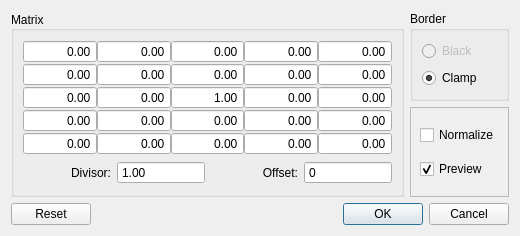
<?xml version="1.0" encoding="UTF-8"?>
<!--
 Copyright ©2017 Brian Curless.  All rights reserved.  Permission is hereby
 granted to students registered for University of Washington CSE 457 or CSE
 557 for use solely during Autumn Quarter 2017 for purposes of the course.
 No other use, copying, distribution, or modification is permitted without
 prior written consent. Copyrights for third-party components of this work
 must be honored.  Instructors interested in reusing these course materials
 should contact the author.
 -->
<ui version="4.0">
 <class>FilterKernelDialog</class>
 <widget class="QDialog" name="FilterKernelDialog">
  <property name="windowModality">
   <enum>Qt::ApplicationModal</enum>
  </property>
  <property name="geometry">
   <rect>
    <x>0</x>
    <y>0</y>
    <width>520</width>
    <height>236</height>
   </rect>
  </property>
  <property name="sizePolicy">
   <sizepolicy hsizetype="Preferred" vsizetype="Preferred">
    <horstretch>0</horstretch>
    <verstretch>0</verstretch>
   </sizepolicy>
  </property>
  <property name="minimumSize">
   <size>
    <width>0</width>
    <height>0</height>
   </size>
  </property>
  <property name="maximumSize">
   <size>
    <width>10000</width>
    <height>10000</height>
   </size>
  </property>
  <property name="cursor">
   <cursorShape>ArrowCursor</cursorShape>
  </property>
  <property name="windowTitle">
   <string>Filter Kernel</string>
  </property>
  <layout class="QVBoxLayout" name="verticalLayout">
   <item>
    <layout class="QHBoxLayout" name="main_layout">
     <item>
      <widget class="QGroupBox" name="matrix_box">
       <property name="sizePolicy">
        <sizepolicy hsizetype="Expanding" vsizetype="Expanding">
         <horstretch>0</horstretch>
         <verstretch>0</verstretch>
        </sizepolicy>
       </property>
       <property name="title">
        <string>Matrix</string>
       </property>
       <property name="alignment">
        <set>Qt::AlignLeading|Qt::AlignLeft|Qt::AlignVCenter</set>
       </property>
       <layout class="QVBoxLayout" name="matrix_layout">
        <item>
         <layout class="QGridLayout" name="matrix_vals_layout">
          <property name="spacing">
           <number>0</number>
          </property>
          <item row="2" column="0">
           <widget class="QDoubleSpinBox" name="mat_2_0">
            <property name="alignment">
             <set>Qt::AlignRight|Qt::AlignTrailing|Qt::AlignVCenter</set>
            </property>
            <property name="buttonSymbols">
             <enum>QAbstractSpinBox::NoButtons</enum>
            </property>
            <property name="minimum">
             <double>-1000.000000000000000</double>
            </property>
            <property name="maximum">
             <double>1000.000000000000000</double>
            </property>
           </widget>
          </item>
          <item row="0" column="4">
           <widget class="QDoubleSpinBox" name="mat_0_4">
            <property name="alignment">
             <set>Qt::AlignRight|Qt::AlignTrailing|Qt::AlignVCenter</set>
            </property>
            <property name="buttonSymbols">
             <enum>QAbstractSpinBox::NoButtons</enum>
            </property>
            <property name="minimum">
             <double>-1000.000000000000000</double>
            </property>
            <property name="maximum">
             <double>1000.000000000000000</double>
            </property>
           </widget>
          </item>
          <item row="1" column="0">
           <widget class="QDoubleSpinBox" name="mat_1_0">
            <property name="alignment">
             <set>Qt::AlignRight|Qt::AlignTrailing|Qt::AlignVCenter</set>
            </property>
            <property name="buttonSymbols">
             <enum>QAbstractSpinBox::NoButtons</enum>
            </property>
            <property name="minimum">
             <double>-1000.000000000000000</double>
            </property>
            <property name="maximum">
             <double>1000.000000000000000</double>
            </property>
           </widget>
          </item>
          <item row="0" column="0">
           <widget class="QDoubleSpinBox" name="mat_0_0">
            <property name="alignment">
             <set>Qt::AlignRight|Qt::AlignTrailing|Qt::AlignVCenter</set>
            </property>
            <property name="buttonSymbols">
             <enum>QAbstractSpinBox::NoButtons</enum>
            </property>
            <property name="minimum">
             <double>-1000.000000000000000</double>
            </property>
            <property name="maximum">
             <double>1000.000000000000000</double>
            </property>
           </widget>
          </item>
          <item row="3" column="0">
           <widget class="QDoubleSpinBox" name="mat_3_0">
            <property name="alignment">
             <set>Qt::AlignRight|Qt::AlignTrailing|Qt::AlignVCenter</set>
            </property>
            <property name="buttonSymbols">
             <enum>QAbstractSpinBox::NoButtons</enum>
            </property>
            <property name="minimum">
             <double>-1000.000000000000000</double>
            </property>
            <property name="maximum">
             <double>1000.000000000000000</double>
            </property>
           </widget>
          </item>
          <item row="1" column="2">
           <widget class="QDoubleSpinBox" name="mat_1_2">
            <property name="alignment">
             <set>Qt::AlignRight|Qt::AlignTrailing|Qt::AlignVCenter</set>
            </property>
            <property name="buttonSymbols">
             <enum>QAbstractSpinBox::NoButtons</enum>
            </property>
            <property name="minimum">
             <double>-1000.000000000000000</double>
            </property>
            <property name="maximum">
             <double>1000.000000000000000</double>
            </property>
           </widget>
          </item>
          <item row="0" column="2">
           <widget class="QDoubleSpinBox" name="mat_0_2">
            <property name="alignment">
             <set>Qt::AlignRight|Qt::AlignTrailing|Qt::AlignVCenter</set>
            </property>
            <property name="buttonSymbols">
             <enum>QAbstractSpinBox::NoButtons</enum>
            </property>
            <property name="minimum">
             <double>-1000.000000000000000</double>
            </property>
            <property name="maximum">
             <double>1000.000000000000000</double>
            </property>
           </widget>
          </item>
          <item row="1" column="1">
           <widget class="QDoubleSpinBox" name="mat_1_1">
            <property name="alignment">
             <set>Qt::AlignRight|Qt::AlignTrailing|Qt::AlignVCenter</set>
            </property>
            <property name="buttonSymbols">
             <enum>QAbstractSpinBox::NoButtons</enum>
            </property>
            <property name="minimum">
             <double>-1000.000000000000000</double>
            </property>
            <property name="maximum">
             <double>1000.000000000000000</double>
            </property>
           </widget>
          </item>
          <item row="0" column="1">
           <widget class="QDoubleSpinBox" name="mat_0_1">
            <property name="alignment">
             <set>Qt::AlignRight|Qt::AlignTrailing|Qt::AlignVCenter</set>
            </property>
            <property name="buttonSymbols">
             <enum>QAbstractSpinBox::NoButtons</enum>
            </property>
            <property name="minimum">
             <double>-1000.000000000000000</double>
            </property>
            <property name="maximum">
             <double>1000.000000000000000</double>
            </property>
           </widget>
          </item>
          <item row="0" column="3">
           <widget class="QDoubleSpinBox" name="mat_0_3">
            <property name="alignment">
             <set>Qt::AlignRight|Qt::AlignTrailing|Qt::AlignVCenter</set>
            </property>
            <property name="buttonSymbols">
             <enum>QAbstractSpinBox::NoButtons</enum>
            </property>
            <property name="minimum">
             <double>-1000.000000000000000</double>
            </property>
            <property name="maximum">
             <double>1000.000000000000000</double>
            </property>
           </widget>
          </item>
          <item row="1" column="4">
           <widget class="QDoubleSpinBox" name="mat_1_4">
            <property name="alignment">
             <set>Qt::AlignRight|Qt::AlignTrailing|Qt::AlignVCenter</set>
            </property>
            <property name="buttonSymbols">
             <enum>QAbstractSpinBox::NoButtons</enum>
            </property>
            <property name="minimum">
             <double>-1000.000000000000000</double>
            </property>
            <property name="maximum">
             <double>1000.000000000000000</double>
            </property>
           </widget>
          </item>
          <item row="1" column="3">
           <widget class="QDoubleSpinBox" name="mat_1_3">
            <property name="alignment">
             <set>Qt::AlignRight|Qt::AlignTrailing|Qt::AlignVCenter</set>
            </property>
            <property name="buttonSymbols">
             <enum>QAbstractSpinBox::NoButtons</enum>
            </property>
            <property name="minimum">
             <double>-1000.000000000000000</double>
            </property>
            <property name="maximum">
             <double>1000.000000000000000</double>
            </property>
           </widget>
          </item>
          <item row="4" column="0">
           <widget class="QDoubleSpinBox" name="mat_4_0">
            <property name="alignment">
             <set>Qt::AlignRight|Qt::AlignTrailing|Qt::AlignVCenter</set>
            </property>
            <property name="buttonSymbols">
             <enum>QAbstractSpinBox::NoButtons</enum>
            </property>
            <property name="minimum">
             <double>-1000.000000000000000</double>
            </property>
            <property name="maximum">
             <double>1000.000000000000000</double>
            </property>
           </widget>
          </item>
          <item row="2" column="1">
           <widget class="QDoubleSpinBox" name="mat_2_1">
            <property name="alignment">
             <set>Qt::AlignRight|Qt::AlignTrailing|Qt::AlignVCenter</set>
            </property>
            <property name="buttonSymbols">
             <enum>QAbstractSpinBox::NoButtons</enum>
            </property>
            <property name="minimum">
             <double>-1000.000000000000000</double>
            </property>
            <property name="maximum">
             <double>1000.000000000000000</double>
            </property>
           </widget>
          </item>
          <item row="2" column="2">
           <widget class="QDoubleSpinBox" name="mat_2_2">
            <property name="alignment">
             <set>Qt::AlignRight|Qt::AlignTrailing|Qt::AlignVCenter</set>
            </property>
            <property name="buttonSymbols">
             <enum>QAbstractSpinBox::NoButtons</enum>
            </property>
            <property name="minimum">
             <double>-1000.000000000000000</double>
            </property>
            <property name="maximum">
             <double>1000.000000000000000</double>
            </property>
            <property name="value">
             <double>1.000000000000000</double>
            </property>
           </widget>
          </item>
          <item row="2" column="3">
           <widget class="QDoubleSpinBox" name="mat_2_3">
            <property name="alignment">
             <set>Qt::AlignRight|Qt::AlignTrailing|Qt::AlignVCenter</set>
            </property>
            <property name="buttonSymbols">
             <enum>QAbstractSpinBox::NoButtons</enum>
            </property>
            <property name="minimum">
             <double>-1000.000000000000000</double>
            </property>
            <property name="maximum">
             <double>1000.000000000000000</double>
            </property>
           </widget>
          </item>
          <item row="2" column="4">
           <widget class="QDoubleSpinBox" name="mat_2_4">
            <property name="alignment">
             <set>Qt::AlignRight|Qt::AlignTrailing|Qt::AlignVCenter</set>
            </property>
            <property name="buttonSymbols">
             <enum>QAbstractSpinBox::NoButtons</enum>
            </property>
            <property name="minimum">
             <double>-1000.000000000000000</double>
            </property>
            <property name="maximum">
             <double>1000.000000000000000</double>
            </property>
           </widget>
          </item>
          <item row="3" column="1">
           <widget class="QDoubleSpinBox" name="mat_3_1">
            <property name="alignment">
             <set>Qt::AlignRight|Qt::AlignTrailing|Qt::AlignVCenter</set>
            </property>
            <property name="buttonSymbols">
             <enum>QAbstractSpinBox::NoButtons</enum>
            </property>
            <property name="minimum">
             <double>-1000.000000000000000</double>
            </property>
            <property name="maximum">
             <double>1000.000000000000000</double>
            </property>
           </widget>
          </item>
          <item row="3" column="2">
           <widget class="QDoubleSpinBox" name="mat_3_2">
            <property name="alignment">
             <set>Qt::AlignRight|Qt::AlignTrailing|Qt::AlignVCenter</set>
            </property>
            <property name="buttonSymbols">
             <enum>QAbstractSpinBox::NoButtons</enum>
            </property>
            <property name="minimum">
             <double>-1000.000000000000000</double>
            </property>
            <property name="maximum">
             <double>1000.000000000000000</double>
            </property>
           </widget>
          </item>
          <item row="3" column="3">
           <widget class="QDoubleSpinBox" name="mat_3_3">
            <property name="alignment">
             <set>Qt::AlignRight|Qt::AlignTrailing|Qt::AlignVCenter</set>
            </property>
            <property name="buttonSymbols">
             <enum>QAbstractSpinBox::NoButtons</enum>
            </property>
            <property name="minimum">
             <double>-1000.000000000000000</double>
            </property>
            <property name="maximum">
             <double>1000.000000000000000</double>
            </property>
           </widget>
          </item>
          <item row="3" column="4">
           <widget class="QDoubleSpinBox" name="mat_3_4">
            <property name="alignment">
             <set>Qt::AlignRight|Qt::AlignTrailing|Qt::AlignVCenter</set>
            </property>
            <property name="buttonSymbols">
             <enum>QAbstractSpinBox::NoButtons</enum>
            </property>
            <property name="minimum">
             <double>-1000.000000000000000</double>
            </property>
            <property name="maximum">
             <double>1000.000000000000000</double>
            </property>
           </widget>
          </item>
          <item row="4" column="1">
           <widget class="QDoubleSpinBox" name="mat_4_1">
            <property name="alignment">
             <set>Qt::AlignRight|Qt::AlignTrailing|Qt::AlignVCenter</set>
            </property>
            <property name="buttonSymbols">
             <enum>QAbstractSpinBox::NoButtons</enum>
            </property>
            <property name="minimum">
             <double>-1000.000000000000000</double>
            </property>
            <property name="maximum">
             <double>1000.000000000000000</double>
            </property>
           </widget>
          </item>
          <item row="4" column="2">
           <widget class="QDoubleSpinBox" name="mat_4_2">
            <property name="alignment">
             <set>Qt::AlignRight|Qt::AlignTrailing|Qt::AlignVCenter</set>
            </property>
            <property name="buttonSymbols">
             <enum>QAbstractSpinBox::NoButtons</enum>
            </property>
            <property name="minimum">
             <double>-1000.000000000000000</double>
            </property>
            <property name="maximum">
             <double>1000.000000000000000</double>
            </property>
           </widget>
          </item>
          <item row="4" column="3">
           <widget class="QDoubleSpinBox" name="mat_4_3">
            <property name="alignment">
             <set>Qt::AlignRight|Qt::AlignTrailing|Qt::AlignVCenter</set>
            </property>
            <property name="buttonSymbols">
             <enum>QAbstractSpinBox::NoButtons</enum>
            </property>
            <property name="minimum">
             <double>-1000.000000000000000</double>
            </property>
            <property name="maximum">
             <double>1000.000000000000000</double>
            </property>
           </widget>
          </item>
          <item row="4" column="4">
           <widget class="QDoubleSpinBox" name="mat_4_4">
            <property name="alignment">
             <set>Qt::AlignRight|Qt::AlignTrailing|Qt::AlignVCenter</set>
            </property>
            <property name="buttonSymbols">
             <enum>QAbstractSpinBox::NoButtons</enum>
            </property>
            <property name="minimum">
             <double>-1000.000000000000000</double>
            </property>
            <property name="maximum">
             <double>1000.000000000000000</double>
            </property>
           </widget>
          </item>
         </layout>
        </item>
        <item>
         <layout class="QHBoxLayout" name="matrix_opts_layout">
          <item>
           <widget class="QLabel" name="divisor_label">
            <property name="maximumSize">
             <size>
              <width>16777215</width>
              <height>16777215</height>
             </size>
            </property>
            <property name="text">
             <string>Divisor:</string>
            </property>
            <property name="alignment">
             <set>Qt::AlignRight|Qt::AlignTrailing|Qt::AlignVCenter</set>
            </property>
            <property name="buddy">
             <cstring>divisor_spinbox</cstring>
            </property>
           </widget>
          </item>
          <item>
           <widget class="QDoubleSpinBox" name="divisor_spinbox">
            <property name="sizePolicy">
             <sizepolicy hsizetype="Preferred" vsizetype="Fixed">
              <horstretch>0</horstretch>
              <verstretch>0</verstretch>
             </sizepolicy>
            </property>
            <property name="alignment">
             <set>Qt::AlignLeading|Qt::AlignLeft|Qt::AlignVCenter</set>
            </property>
            <property name="buttonSymbols">
             <enum>QAbstractSpinBox::NoButtons</enum>
            </property>
            <property name="minimum">
             <double>1.000000000000000</double>
            </property>
            <property name="maximum">
             <double>10000.000000000000000</double>
            </property>
            <property name="value">
             <double>1.000000000000000</double>
            </property>
           </widget>
          </item>
          <item>
           <widget class="QLabel" name="offset_label">
            <property name="maximumSize">
             <size>
              <width>16777215</width>
              <height>16777215</height>
             </size>
            </property>
            <property name="text">
             <string>Offset:</string>
            </property>
            <property name="alignment">
             <set>Qt::AlignRight|Qt::AlignTrailing|Qt::AlignVCenter</set>
            </property>
            <property name="buddy">
             <cstring>offset_spinbox</cstring>
            </property>
           </widget>
          </item>
          <item>
           <widget class="QSpinBox" name="offset_spinbox">
            <property name="sizePolicy">
             <sizepolicy hsizetype="Preferred" vsizetype="Fixed">
              <horstretch>0</horstretch>
              <verstretch>0</verstretch>
             </sizepolicy>
            </property>
            <property name="buttonSymbols">
             <enum>QAbstractSpinBox::NoButtons</enum>
            </property>
            <property name="maximum">
             <number>10000</number>
            </property>
           </widget>
          </item>
         </layout>
        </item>
       </layout>
      </widget>
     </item>
     <item>
      <layout class="QVBoxLayout" name="options_layout">
       <item>
        <widget class="QGroupBox" name="border_group">
         <property name="title">
          <string>Border</string>
         </property>
         <layout class="QVBoxLayout" name="verticalLayout_4">
          <item>
           <widget class="QRadioButton" name="black_button">
            <property name="enabled">
             <bool>false</bool>
            </property>
            <property name="text">
             <string>Black</string>
            </property>
           </widget>
          </item>
          <item>
           <widget class="QRadioButton" name="clamp_button">
            <property name="text">
             <string>Clamp</string>
            </property>
            <property name="checked">
             <bool>true</bool>
            </property>
           </widget>
          </item>
         </layout>
        </widget>
       </item>
       <item>
        <widget class="QFrame" name="options_frame">
         <property name="frameShape">
          <enum>QFrame::StyledPanel</enum>
         </property>
         <property name="frameShadow">
          <enum>QFrame::Raised</enum>
         </property>
         <layout class="QVBoxLayout" name="verticalLayout_3">
          <item>
           <widget class="QCheckBox" name="normalize_checkbox">
            <property name="maximumSize">
             <size>
              <width>16777215</width>
              <height>16777215</height>
             </size>
            </property>
            <property name="text">
             <string>Normalize</string>
            </property>
           </widget>
          </item>
          <item>
           <widget class="QCheckBox" name="preview_checkbox">
            <property name="text">
             <string>Preview</string>
            </property>
            <property name="checked">
             <bool>true</bool>
            </property>
           </widget>
          </item>
         </layout>
        </widget>
       </item>
      </layout>
     </item>
    </layout>
   </item>
   <item>
    <widget class="QDialogButtonBox" name="button_box">
     <property name="orientation">
      <enum>Qt::Horizontal</enum>
     </property>
     <property name="standardButtons">
      <set>QDialogButtonBox::Cancel|QDialogButtonBox::Ok|QDialogButtonBox::Reset</set>
     </property>
    </widget>
   </item>
  </layout>
 </widget>
 <tabstops>
  <tabstop>mat_0_0</tabstop>
  <tabstop>mat_0_1</tabstop>
  <tabstop>mat_0_2</tabstop>
  <tabstop>mat_0_3</tabstop>
  <tabstop>mat_0_4</tabstop>
  <tabstop>mat_1_0</tabstop>
  <tabstop>mat_1_1</tabstop>
  <tabstop>mat_1_2</tabstop>
  <tabstop>mat_1_3</tabstop>
  <tabstop>mat_1_4</tabstop>
  <tabstop>mat_2_0</tabstop>
  <tabstop>mat_2_1</tabstop>
  <tabstop>mat_2_2</tabstop>
  <tabstop>mat_2_3</tabstop>
  <tabstop>mat_2_4</tabstop>
  <tabstop>mat_3_0</tabstop>
  <tabstop>mat_3_1</tabstop>
  <tabstop>mat_3_2</tabstop>
  <tabstop>mat_3_3</tabstop>
  <tabstop>mat_3_4</tabstop>
  <tabstop>mat_4_0</tabstop>
  <tabstop>mat_4_1</tabstop>
  <tabstop>mat_4_2</tabstop>
  <tabstop>mat_4_3</tabstop>
  <tabstop>mat_4_4</tabstop>
  <tabstop>divisor_spinbox</tabstop>
  <tabstop>offset_spinbox</tabstop>
  <tabstop>black_button</tabstop>
  <tabstop>clamp_button</tabstop>
 </tabstops>
 <resources/>
 <connections>
  <connection>
   <sender>button_box</sender>
   <signal>accepted()</signal>
   <receiver>FilterKernelDialog</receiver>
   <slot>accept()</slot>
   <hints>
    <hint type="sourcelabel">
     <x>248</x>
     <y>254</y>
    </hint>
    <hint type="destinationlabel">
     <x>157</x>
     <y>274</y>
    </hint>
   </hints>
  </connection>
  <connection>
   <sender>button_box</sender>
   <signal>rejected()</signal>
   <receiver>FilterKernelDialog</receiver>
   <slot>reject()</slot>
   <hints>
    <hint type="sourcelabel">
     <x>316</x>
     <y>260</y>
    </hint>
    <hint type="destinationlabel">
     <x>286</x>
     <y>274</y>
    </hint>
   </hints>
  </connection>
 </connections>
</ui>
